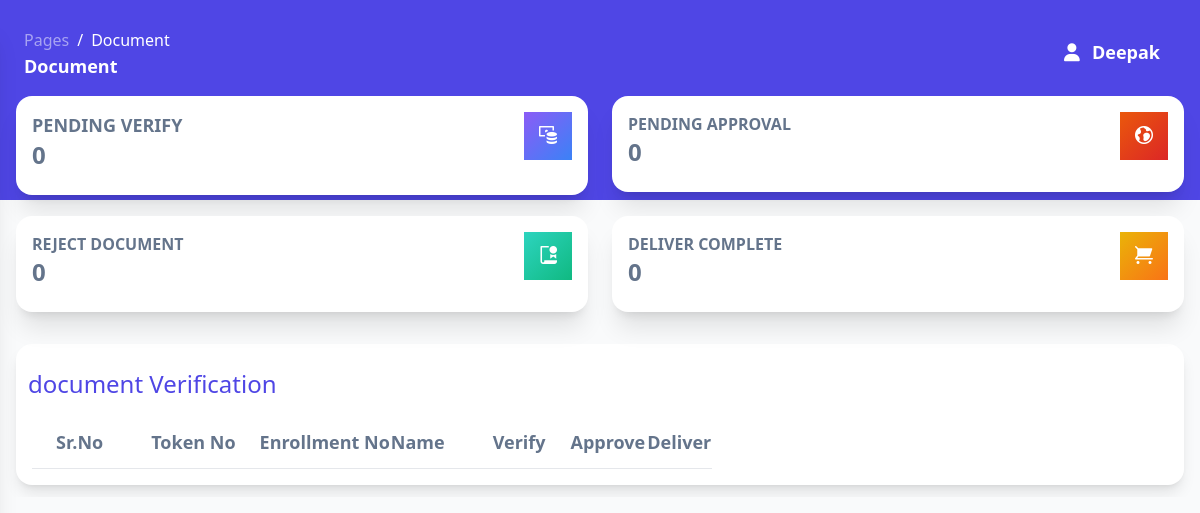
Before: /Admin_side/public/document.php (signed in) with the older database file.
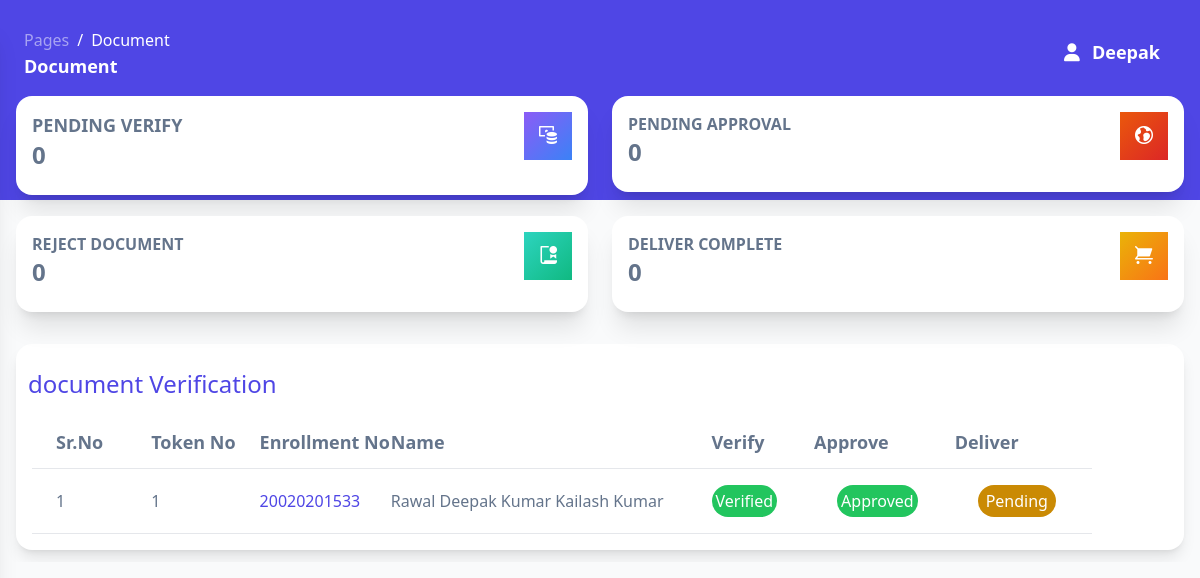
After: the same page with the newer database file.
### tables this page shows
CREATE TABLE IF NOT EXISTS `document` (
  `id` int NOT NULL AUTO_INCREMENT,
  `enrollment_no` varchar(500) NOT NULL,
  `name` varchar(500) NOT NULL,
  `father_name` varchar(500) NOT NULL,
  `course` varchar(500) NOT NULL,
  `semester` varchar(500) NOT NULL,
  `mobile_no` varchar(500) NOT NULL,
  `email` varchar(500) NOT NULL,
  `purpose` varchar(500) NOT NULL,
  `date` date NOT NULL,
  `document10th` tinyint(1) NOT NULL DEFAULT '0',
  `document12th` tinyint(1) NOT NULL DEFAULT '0',
  `leaving_certificate` tinyint(1) NOT NULL DEFAULT '0',
  `fee_recipt` varchar(500) NOT NULL,
  `remark` varchar(500) NOT NULL,
  `status` varchar(500) NOT NULL,
  `verify_flag` tinyint(1) NOT NULL DEFAULT '0',
  `verify_by` varchar(500) NOT NULL,
  `approve_flag` tinyint(1) NOT NULL DEFAULT '0',
  `approve_by` varchar(500) NOT NULL,
  `delever_flag` tinyint(1) NOT NULL DEFAULT '0',
  `return_flag` tinyint(1) NOT NULL DEFAULT '0',
  `apply_date` date NOT NULL,
  PRIMARY KEY (`id`)
);

### Admin_side/private/document_server.php (called while the page is built, shortened)
<?php
class Document
{
    function get_details()
    {
        $con = connect();
        $query = "SELECT * FROM `document` ORDER BY id DESC";
        $result = mysqli_query($con, $query);
        return $result;
    }
}
?>

### Admin_side/public/document.php (the view, shortened to what the changed rows need)
<?php
include('private/document_server.php');
$document = new Document;
?>
<!DOCTYPE html>
<html>
<head>
  <link href="private/assets/css/nucleo-icons.css" rel="stylesheet" />
  <link href="private/assets/css/nucleo-svg.css" rel="stylesheet" />
  <link rel="stylesheet" href="private/assets/css/tooltips.css">
  <link rel="stylesheet" href="input.css">
  <script src="https://cdn.tailwindcss.com"></script>
  <link rel="stylesheet" href="https://cdn.datatables.net/1.13.1/css/jquery.dataTables.min.css">
  <link rel="stylesheet" href="https://cdn.datatables.net/buttons/2.3.6/css/buttons.dataTables.min.css">
</head>
<body class="m-0 font-sans text-base antialiased font-normal bg-gray-50 text-slate-500 overflow-hidden">
  <main
    class="relative h-full max-h-screen transition-all duration-200 ease-in-out xl:ml-68 rounded-xl overflow-x-hidden scroll-smooth overflow-y-visible">
    <div class="w-full py-3 px-4 2xl:w-4/5 2xl:px-6 2xl:pt-8 xl:ml-80">
      <div class="min-w-full bg-white shadow-lg rounded-2xl mt-0 py-4">
        <div class="flex flex-col justify-start">
          <h1 class="text-2xl font-medium text-indigo-600 py-2 pl-3">document Verification</h1>
        </div>
        <div class="px-4 min-w-full text-left text-base mt-2 overflow-x-auto">
          <table id="myTable">
            <thead class="border-b font-medium text-lg">
              <tr>
                <th scope="col" class="px-6 py-3">Sr.No</th>
                <th scope="col" class="px-6 py-3 hidden lg:table-cell">Token No</th>
                <th scope="col" class="px-0 py-3">Enrollment No</th>
                <th scope="col" class="pr-6 py-3 hidden md:table-cell">Name</th>
                <th scope="col" class="px-6 py-3">Verify</th>
                <th scope="col" class="py-3">Approve</th>
                <th scope="col" class="py-3">Deliver</th>
              </tr>
            </thead>
            <tbody class="text-left">
              <?php
              $get_deatils = $document->get_details();
              $count = 0;
              while ($row = mysqli_fetch_assoc($get_deatils)) {
                $count++;
                ?>
                <tr class="border-b transition duration-300 ease-in-out hover:bg-neutral-100 2xl:text-lg">
                  <td class="whitespace-nowrap px-6 py-4 font-medium">
                    <?php echo $count; ?>
                  </td>
                  <td class="whitespace-nowrap px-6 py-4 hidden lg:table-cell">
                    <?php echo $row['id']; ?>
                  </td>
                  <td class="whitespace-nowrap px-0 py-4">
                    <a href="document_verification?verify_id=<?php echo $row['id']; ?>"
                      class="text-indigo-600 font-medium"><?php echo $row['enrollment_no']; ?></a>
                  </td>
                  <td class="whitespace-nowrap pr-6 py-4 hidden md:table-cell">
                    <?php echo $row['name']; ?>
                  </td>
                  <td class="whitespace-nowrap px-6 py-4">
                    <?php if ($_SESSION['type'] == "Clerk" && $row['verify_flag'] == 0 && $row['remark'] == "") { ?>
                      <a href="document_verification?verify_id=<?php echo $row['id']; ?>"><button name="view" id="view"
                          class="bg-indigo-600 px-4 py-2 rounded-lg text-white font-medium hover:bg-indigo-500 shadow-md">View</button></a>
                    <?php } else if ($_SESSION['type'] == "Head" && $row['verify_flag'] == 0 && $row['remark'] == "") { ?>
                        <p class="text-md bg-yellow-600 mr-3 p-1 text-white font-medium text-center rounded-full">Pending</p>
                      <?php } else if ($row['verify_flag'] == 1 && $row['remark'] == "") { ?>
                          <p class="text-md bg-green-500 mr-3 p-1 text-white font-medium text-center rounded-full">Verified</p>
                        <?php } else if ($row['verify_flag'] == 0 || $row['verify_flag'] == 1 && $row['remark'] != "") { ?>
                            <p class="text-md bg-red-500 mr-3 p-1 text-white font-medium text-center rounded-full">Canceled</p>
                          <?php } ?>
                  </td>
                  <td class="whitespace-nowrap px-6 py-4">
                    <?php if ($_SESSION['type'] == "Head" && $row['verify_flag'] == 1 && $row['approve_flag'] == 0 && $row['remark'] == "") { ?>
                      <a href="document_verification?verify_id=<?php echo $row['id']; ?>"><button name="approve"
                          id="approve"
                          class="bg-indigo-600 px-4 py-2 rounded-lg text-white font-medium hover:bg-indigo-500 shadow-md">View</button></a>
                    <?php } else if (($_SESSION['type'] == "Clerk" || $_SESSION['type'] == "Head") && ($row['verify_flag'] == 1 || $row['verify_flag'] == 0) && $row['approve_flag'] == 0 && $row['remark'] == "") { ?>
                        <p class="text-md bg-yellow-600 mr-3 p-1 text-white font-medium text-center rounded-full">Pending</p>
                      <?php } else if ($row['approve_flag'] == 1 && $row['remark'] == "") { ?>
                          <p class="text-md bg-green-500 mr-3 p-1 text-white font-medium text-center rounded-full">Approved</p>
                        <?php } else if ($row['approve_flag'] == 0 && $row['remark'] != "") { ?>
                            <p class="text-md bg-red-500 mr-3 p-1 text-white font-medium text-center rounded-full">Canceled</p>
                          <?php } ?>
                  </td>
                  <td class="whitespace-nowrap px-6 py-4">
                    <?php if ($row['approve_flag'] == 1 && $_SESSION['type'] == "Clerk" && $row['delever_flag'] == 0 && $row['remark'] == "") { ?>
                      <div class="flex"> <a href="private/document_server.php?pickup_id=<?php echo $row['id']; ?>"><button
                            name="print"
                            class="bg-indigo-600 px-4 py-2 rounded-lg text-white font-medium hover:bg-indigo-500 shadow-md disabled:cursor-not-allowed disabled:bg-indigo-500 deliver"
                            disabled>Deliver</button></a>
                        <input type="hidden" name="print_flag" class="print_flag" value="<?php echo $row['print_flag']; ?>">
                        <a href="document?deliver_id=<?php echo $row['id']; ?>" onclick="disable_toggle()"><img
                            class="h-6 my-2 ml-2" src=" private/Images/printer.png" alt="" srcset=""></a>
                      </div>
                    <?php } else if ($_SESSION['type'] == "Head" && $row['delever_flag'] == 0 && $row['remark'] == "") { ?>
                        <div class="flex">
                          <p class="text-base bg-yellow-600 mr-3 py-1 px-2 text-white font-medium text-center rounded-full">
                            Pending</p>
                        </div>
                      <?php } else if ($_SESSION['type'] == "Clerk" && $row['delever_flag'] == 0 && $row['remark'] == "") { ?>
                          <div class="flex">
                            <p class="text-base bg-yellow-600 mr-3 py-1 px-2 text-white font-medium text-center rounded-full">
                              Pending</p>
                          </div>
                        <?php } else if ($row['delever_flag'] == 1 && $row['remark'] == "") { ?>
                            <div class="flex ">
                              <p class="text-base bg-green-500 mr-3 py-1 px-2 text-white font-medium text-center rounded-full">
                                Delivered
                              </p>
                              <a href="document?deliver_id=<?php echo $row['id']; ?>" class="w-6 h-6 "><img class="m-auto"
                                  src="private/Images/printer.png" alt="" srcset=""></a>
                            </div>
                          <?php } else if ($row['verify_flag'] == 1 || $row['verify_flag'] == 0 && $row['delever_flag'] == 0 && $row['remark'] != "") { ?>
                              <div class="flex ">
                                <p class="text-base bg-red-500 mr-3 py-1 px-2 text-white font-medium text-center rounded-full">
                                  Canceled
                                </p>
                                <!-- <a href="document?deliver_id=<?php echo $row['id']; ?>"><img class="h-6 m-auto"
                                src="private/Images/printer.png" alt="" srcset=""></a> -->
                              </div>
                            <?php } ?>
                  </td>
                </tr>
                <?php
              }
              ?>
            </tbody>
          </table>
        </div>
      </div>
  </main>
</body>
</html>

Changed rows visible on the page:
added document: id "1", enrollment_no "20020201533", name "Rawal Deepak Kumar Kailash Kumar", verify_flag "Verified", approve_flag "Pending"
